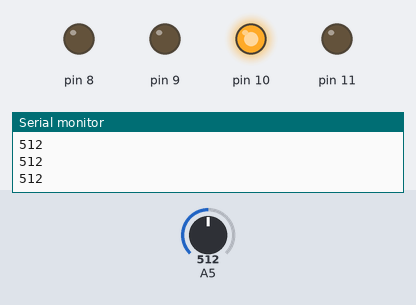
A sketch run on a simulated Arduino Uno, built with avr-gcc and run on an emulated ATmega328P. Shown: output pins drawn as LEDs (lit = HIGH), the last lines printed to the serial monitor. Inputs (shaded band) come from the test bench; at power-on: A5 = 512.

Above: at 3.4 s.
3.5 s: A5 set to 358
5.0 s: A5 set to 338
At 5.4 s:
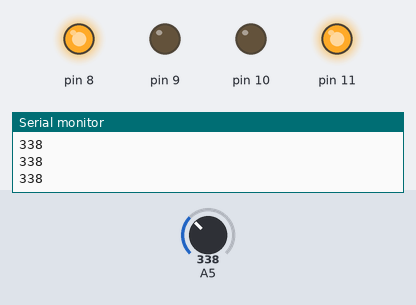
6.5 s: A5 set to 760
At 7.7 s:
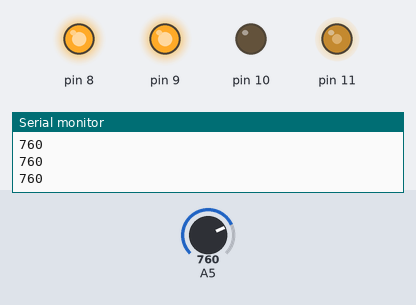
8.0 s: A5 set to 733
At 8.8 s:
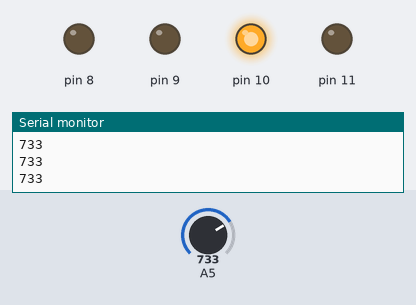
9.5 s: A5 set to 900
At 10.0 s:
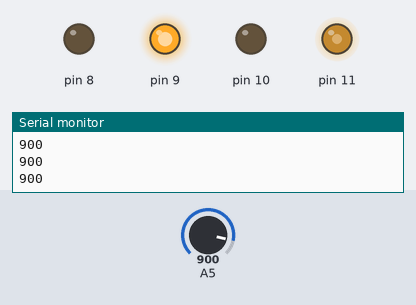
11.0 s: A5 set to 740
At 12.3 s:
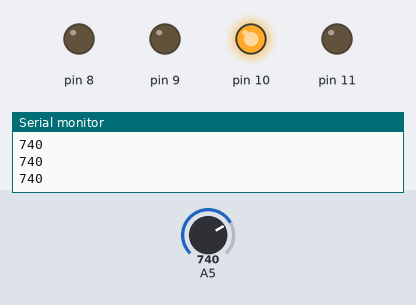
Timing chart, 0 to 13.5 s (numbered marks = the images above; inputs shaded):
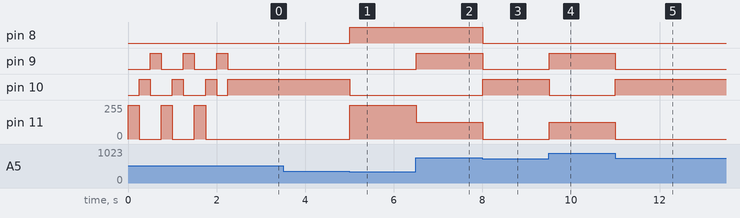

The sketch:

Regador_automatico.ino
```cpp
// C++ code
//
int counter;

void setup()
{
  pinMode(11, OUTPUT);
  pinMode(10, OUTPUT);
  pinMode(9, OUTPUT);
  pinMode(A5, INPUT);
  Serial.begin(9600);
  pinMode(8, OUTPUT);

  for (counter = 0; counter < 3; ++counter) {
    analogWrite(11, 255);
    analogWrite(10, 0);
    analogWrite(9, 0);
    delay(250); // Wait for 250 millisecond(s)
    analogWrite(11, 0);
    analogWrite(10, 255);
    analogWrite(9, 0);
    delay(250); // Wait for 250 millisecond(s)
    analogWrite(11, 0);
    analogWrite(10, 0);
    analogWrite(9, 255);
    delay(250); // Wait for 250 millisecond(s)
  }
  analogWrite(11, 0);
  analogWrite(10, 0);
  analogWrite(9, 0);
}

void loop()
{
  Serial.println(analogRead(A5));
  if (analogRead(A5) <= 350) {
    digitalWrite(8, HIGH);
    analogWrite(11, 255);
    analogWrite(10, 0);
    analogWrite(9, 0);
  } else {
    if (analogRead(A5) < 750) {
      digitalWrite(8, LOW);
      analogWrite(11, 0);
      analogWrite(10, 255);
      analogWrite(9, 0);
    }
    if (analogRead(A5) >= 750) {
      analogWrite(11, 125);
      analogWrite(10, 0);
      analogWrite(9, 255);
    }
  }
  delay(10); // Delay a little bit to improve simulation performance
}
```

Measured:
- the behaviour switches between 351 and 350 on A5 (found by bisection; images 0 and 1)
- the behaviour switches between 750 and 749 on A5 (found by bisection; images 2 and 3)
- after the input at 5.0 s, pin 8: LOW → HIGH at once; pin 10: HIGH → LOW at once; pin 11: 0/255 → 255/255 at once
- after the input at 6.5 s, pin 9: LOW → HIGH at once; pin 11: 255/255 → 125/255 at once
- after the input at 8.0 s, pin 8, pin 9: HIGH → LOW at once; pin 10: LOW → HIGH at once; pin 11: 125/255 → 0/255 at once
- after the input at 9.5 s, pin 9: LOW → HIGH at once; pin 10: HIGH → LOW at once; pin 11: 0/255 → 125/255 at once
- after the input at 11.0 s, pin 9: HIGH → LOW at once; pin 10: LOW → HIGH at once; pin 11: 125/255 → 0/255 at once
